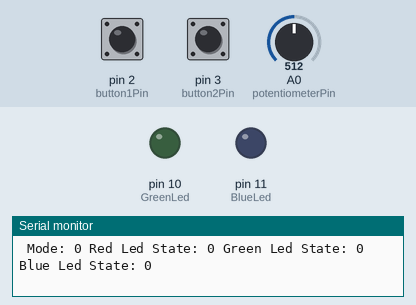
Bench run of a sketch on a simulated Arduino Uno, built with avr-gcc and run on an emulated ATmega328P. Parts: output pins drawn as LEDs (lit = HIGH), the last lines printed to the serial monitor. The inputs (shaded band) are chosen by the test bench; at power-on: pin 2 (button1Pin) LOW, pin 3 (button2Pin) LOW, A0 (potentiometerPin) = 512. Random numbers use the default seed unless the sketch sets one; pins used as bus, display or sensor lines are not drawn.

Above: at 1.2 s.
1.3 s: pin 2 (button1Pin) pulled HIGH for 0.15 s
At 1.9 s:
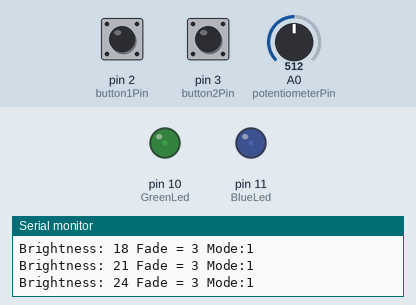
4.3 s: pin 3 (button2Pin) pulled HIGH for 1 s
7.3 s: pin 3 (button2Pin) pulled HIGH for 0.15 s
At 7.65 s:
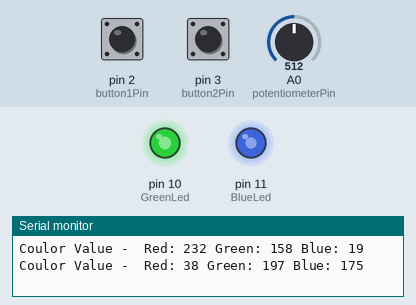
At 8.08 s:
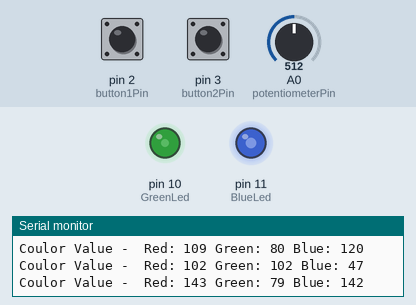
10.3 s: A0 (potentiometerPin) set to 306
At 11.2 s:
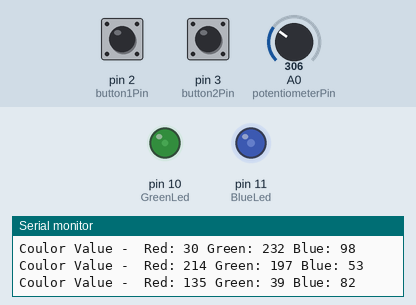
13.3 s: A0 (potentiometerPin) set to 122
16.3 s: pin 3 (button2Pin) pulled HIGH for 0.15 s
Timing chart, 0 to 20.4 s (numbered marks = the images above; inputs shaded):
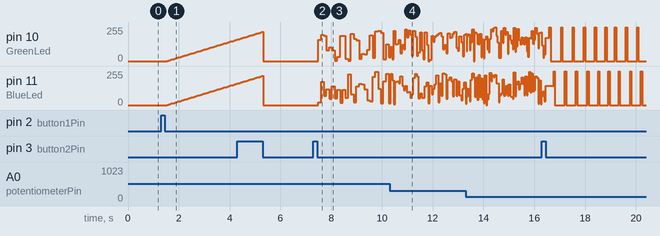

Measured:
- after the input at 1.3 s, pin 10 (GreenLed), pin 11 (BlueLed): moves from 0/255 to 162/255 over 2.7 s, starting after 0.26 s
- after the input at 7.3 s, pin 10 (GreenLed): 0/255 → 158/255 after 0.19 s, → 197/255 0.11 s later, → 188/255 0.11 s later, → 80/255 0.11 s later, … (27 changes in this stretch); pin 11 (BlueLed): 0/255 → 19/255 after 0.19 s, → 175/255 0.11 s later, → 68/255 0.11 s later, → 120/255 0.11 s later, … (27 changes in this stretch)

The sketch:

RGB_with_pot_and_button2.ino
```cpp
//Iliadis Ilias © 2016 Arduino RGB Led Controller /w brightness and 6 modes


int fadeAmount = 3;           // RGB Fade step
int PotBrightness = 0;        // Potentiometer Value for Controled Brightness
int mode6col =9;              // At mode 6 begin from pin 9
int brightness = 0;           // Brightness Value
int potentiometerPin = A0;    // Potentiometer Pin Connected to A0 on Arduino
int button1Pin = 2;           // Button 1 Connected to Digital 2 on Arduino
int button2Pin = 3;           // Button 2 Connected to Digital 3 on Arduino
int BlueLed = 11;             // Blue Led Connected to PWM 11 on Arduino
int GreenLed = 10;            // Green Led Connected to PWM 10 on Arduino
int RedLed = 9;               // Red Led Connected to PWM 9 on Arduino
int RedFade;                  // Red Led Value for program 7
int GreenFade;                // Green Led Value for program 7
int BlueFade;                 // Blue Led Value for program 7
int button1val1;              // Value 1 for Button 1 checking if button is high or low
int button1val2;              // Value 2 for Button 1 checking if button is high or low
int button1Value;             // Value for Button 1 Keep the value of button 1
int button2val1;              // Value 1 for Button 2 checking if button is high or low
int button2val2;              // Value 2 for Button 2 checking if button is high or low
int button2Value;             // Value for Button 2 Keep the value of button 2
int mode = 0;                 // Value for mode
int counter = 0;
int delay7 = 255;
boolean enable7 = true;

void setup() {
  Serial.begin(9600);         // Opens serial port, sets data rate to 9600 bps
  pinMode(BlueLed, OUTPUT);   // Set Pin as output
  pinMode(GreenLed, OUTPUT);  // Set Pin as output
  pinMode(RedLed, OUTPUT);    // Set Pin as output
  pinMode(button1Pin, INPUT); // Set Pin as input
  pinMode(button2Pin, INPUT); // Set Pin as input

}

void loop()
{
  button1val1 = digitalRead(button1Pin);
  button2val1 = digitalRead(button2Pin);
  delay(20);
  button1val2 = digitalRead(button1Pin);
  button2val2 = digitalRead(button2Pin);
  if (button1val1 == button1val2) {
    if (button1val1 != button1Value) {
      if (button1val1 == LOW) {
        mode++;
        if (mode ==8) mode = 0;
        }
      }
    }
    button1Value = button1val1;

    if (button2val1 == button2val2) {
        if (button2val1 != button2Value) {
          if (button2val1 == LOW) {
            mode--;
            if (mode ==-1) mode = 7;
            }
          }
        }
        button2Value = button2val1;

  PotBrightness = analogRead(potentiometerPin);


 /*Serial.print(button1val1);
 Serial.print(" ");

 Serial.print(button2val1);
 Serial.print(" ");

 Serial.print(PotBrightness);
 Serial.print(" ");

 Serial.print(button1Value);
 Serial.print(" ");

 Serial.print(button2Value);
 Serial.print(" ");

 Serial.print(mode);
 Serial.print(" ");

 Serial.print(mode6col);
 Serial.print(" ");*/


    if (mode == 0) {
  analogWrite(RedLed, 0);
  analogWrite(GreenLed, 0);
  analogWrite(BlueLed, 0);
  Serial.print(" Mode: ");
  Serial.print(mode);
  Serial.print(" Red Led State: ");
  Serial.print(digitalRead(RedLed));
  Serial.print(" Green Led State: ");
  Serial.print(digitalRead(GreenLed));
  Serial.print(" Blue Led State: ");
  Serial.print(digitalRead(BlueLed));
    }

    if (mode == 1) {
  analogWrite(RedLed, brightness);
  analogWrite(GreenLed, brightness);
  analogWrite(BlueLed, brightness);
  brightness = brightness + fadeAmount;
  if (brightness == 0 || brightness == 255) {
    fadeAmount = -fadeAmount ;
  } else {
    fadeAmount = +fadeAmount ;
    delay(30);
  }
  Serial.print("Brightness: ");
  Serial.print(brightness);
  Serial.print(" Fade = ");
  Serial.print(fadeAmount);
  Serial.print(" Mode:");
  Serial.print (mode);
   }

  if (mode == 2) {
  analogWrite(RedLed, PotBrightness / 4);
  analogWrite(GreenLed, PotBrightness / 4);
  analogWrite(BlueLed, PotBrightness / 4);
  Serial.print("PotBrightness: ");
  Serial.print(PotBrightness);
  Serial.print(" Mode: ");
  Serial.print(mode);
  }

  if (mode == 3) {
  analogWrite(RedLed, PotBrightness / 4);
  analogWrite(GreenLed, 0);
  analogWrite(BlueLed, 0);
  Serial.print("PotBrightness: ");
  Serial.print(PotBrightness);
  Serial.print(" Mode: ");
  Serial.print(mode);
   }

  if (mode == 4) {
  analogWrite(RedLed, 0);
  analogWrite(GreenLed, PotBrightness / 4);
  analogWrite(BlueLed, 0);
  Serial.print("PotBrightness: ");
  Serial.print(PotBrightness);
  Serial.print(" Mode: ");
  Serial.print(mode);
   }

  if (mode == 5) {
  analogWrite(RedLed, 0);
  analogWrite(GreenLed, 0);
  analogWrite(BlueLed, PotBrightness / 4);
  Serial.print("PotBrightness: ");
  Serial.print(PotBrightness);
  Serial.print(" Mode: ");
  Serial.print(mode);
   }

   if (mode == 6)
   {
    mode6col++;
    if (mode6col ==12) mode6col = 9;

  delay(  random( 50 , 100 ) );
  digitalWrite( mode6col , HIGH );
  delay( 50 );
  digitalWrite( mode6col , LOW );
  Serial.print("Led Select: ");
  Serial.print(mode6col);
  Serial.print(" Mode: ");
  Serial.print(mode);
}
  delay7 = PotBrightness / 100;
  counter++;
  if (counter >= delay7) {
    counter = 0;
    enable7 = true;
  }

if (mode == 7 && enable7) {
  enable7 = false;

  RedFade = random(255);
  BlueFade = random(255);
  GreenFade = random(255);

  //Now mix the colors

  analogWrite(RedLed,RedFade);
  analogWrite(BlueLed,BlueFade);
  analogWrite(GreenLed,GreenFade);

  Serial.print ("Coulor Value - ");
  Serial.print (" Red: ");
  Serial.print (RedFade);
  Serial.print (" Green: ");
  Serial.print (GreenFade);
  Serial.print (" Blue: ");
  Serial.println (BlueFade);

  //delay (500);
}

   delay(1);
Serial.println();
}
```
